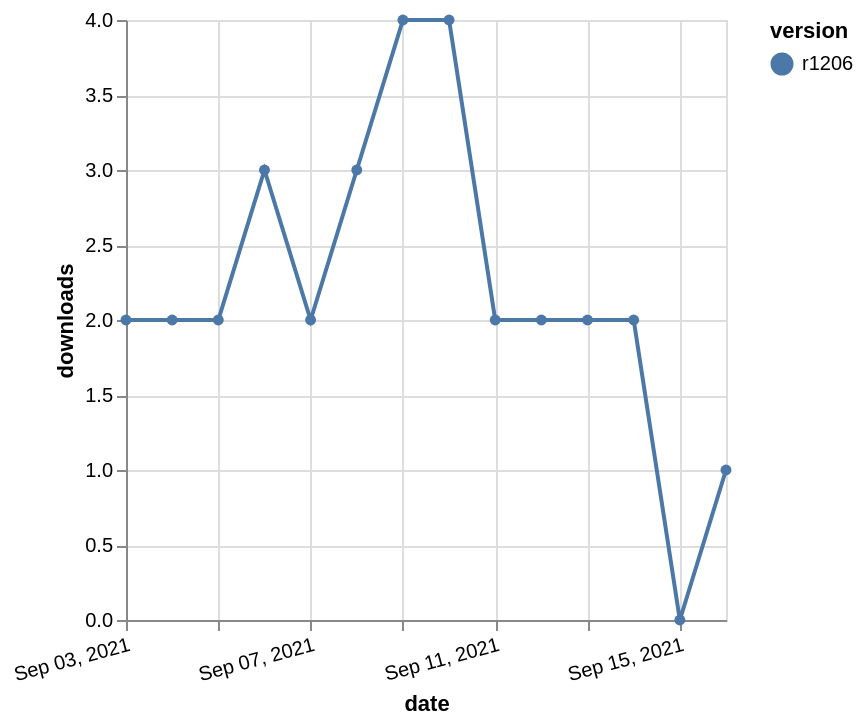

Specify this chart in Vega-Lite:
### Vega-Lite specification from a JSON file in a GitHub repository (floating-point values rounded to 4 significant figures)
{"$schema": "https://vega.github.io/schema/vega-lite/v5.json", "description": "A simple bar chart with embedded data.", "data": {"values": [{"date": "2021-09-03", "total": 2949, "delta": 2, "version": "r1206"}, {"date": "2021-09-04", "total": 2951, "delta": 2, "version": "r1206"}, {"date": "2021-09-05", "total": 2953, "delta": 2, "version": "r1206"}, {"date": "2021-09-06", "total": 2956, "delta": 3, "version": "r1206"}, {"date": "2021-09-07", "total": 2958, "delta": 2, "version": "r1206"}, {"date": "2021-09-08", "total": 2961, "delta": 3, "version": "r1206"}, {"date": "2021-09-09", "total": 2965, "delta": 4, "version": "r1206"}, {"date": "2021-09-10", "total": 2969, "delta": 4, "version": "r1206"}, {"date": "2021-09-11", "total": 2971, "delta": 2, "version": "r1206"}, {"date": "2021-09-12", "total": 2973, "delta": 2, "version": "r1206"}, {"date": "2021-09-13", "total": 2975, "delta": 2, "version": "r1206"}, {"date": "2021-09-14", "total": 2977, "delta": 2, "version": "r1206"}, {"date": "2021-09-15", "total": 2977, "delta": 0, "version": "r1206"}, {"date": "2021-09-16", "total": 2978, "delta": 1, "version": "r1206"}]}, "width": "container", "mark": {"type": "line", "point": {"filled": true}}, "encoding": {"x": {"field": "date", "type": "temporal", "timeUnit": "yearmonthdate", "title": "date", "axis": {"labelAngle": -15}}, "y": {"field": "delta", "type": "quantitative", "title": "downloads"}, "color": {"field": "version", "type": "nominal"}, "tooltip": {"field": "delta"}}}
